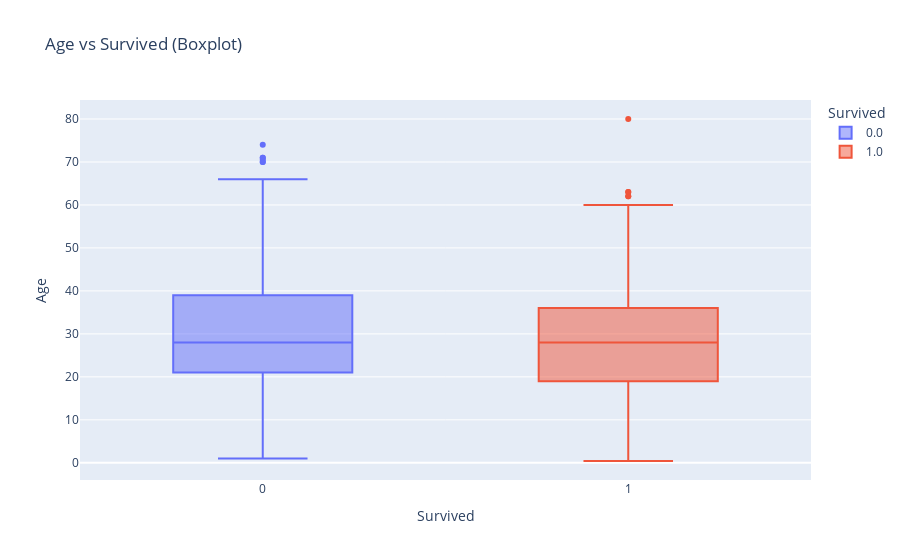

This figure's notebook cell:
### Code cell
fig = px.box(c, x="Survived", y="Age", title="Age vs Survived (Boxplot)",color="Survived")
fig.show()

### Figure 1 — Plotly figure (JSON) as saved in the notebook; plotly's stock layout.template omitted (floating-point values rounded to 4 significant figures; data arrays with more than 128 entries replaced by an {"elided": "..."} marker saying what was removed)
{"data": [{"alignmentgroup": "True", "hovertemplate": "Survived=%{x}<br>Age=%{y}<extra></extra>", "legendgroup": "0.0", "marker": {"color": "#636efa"}, "name": "0.0", "notched": false, "offsetgroup": "0.0", "orientation": "v", "showlegend": true, "type": "box", "x": {"elided": "549 int values"}, "x0": " ", "xaxis": "x", "y": {"elided": "549 float values"}, "y0": " ", "yaxis": "y"}, {"alignmentgroup": "True", "hovertemplate": "Survived=%{x}<br>Age=%{y}<extra></extra>", "legendgroup": "1.0", "marker": {"color": "#EF553B"}, "name": "1.0", "notched": false, "offsetgroup": "1.0", "orientation": "v", "showlegend": true, "type": "box", "x": {"elided": "342 int values"}, "x0": " ", "xaxis": "x", "y": {"elided": "342 float values"}, "y0": " ", "yaxis": "y"}], "layout": {"boxmode": "overlay", "legend": {"title": {"text": "Survived"}, "tracegroupgap": 0}, "title": {"text": "Age vs Survived (Boxplot)"}, "xaxis": {"anchor": "y", "categoryarray": [0, 1, null], "categoryorder": "array", "domain": [0, 1], "title": {"text": "Survived"}}, "yaxis": {"anchor": "x", "domain": [0, 1], "title": {"text": "Age"}}}}
